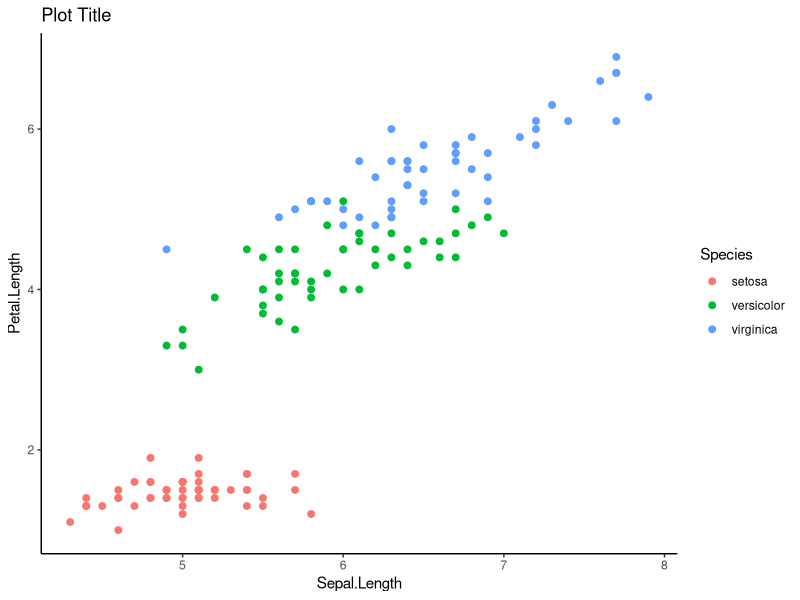

Generate this figure with R:
## ---- chunk 1
library(tidyverse)

data("iris")
ggplot(iris, aes(x = Sepal.Length, y = Petal.Length, color = Species)) + 
  geom_point(size = 2) + 
  theme_classic() + 
  labs(title = "Plot Title")

